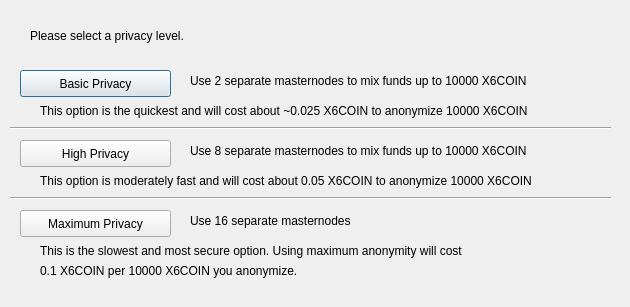
<?xml version="1.0" encoding="UTF-8"?>
<ui version="4.0">
 <class>ObfuscationConfig</class>
 <widget class="QDialog" name="ObfuscationConfig">
  <property name="geometry">
   <rect>
    <x>0</x>
    <y>0</y>
    <width>630</width>
    <height>307</height>
   </rect>
  </property>
  <property name="windowTitle">
   <string>Configure Obfuscation</string>
  </property>
  <widget class="QPushButton" name="buttonBasic">
   <property name="geometry">
    <rect>
     <x>20</x>
     <y>70</y>
     <width>151</width>
     <height>27</height>
    </rect>
   </property>
   <property name="text">
    <string>Basic Privacy</string>
   </property>
  </widget>
  <widget class="QPushButton" name="buttonHigh">
   <property name="geometry">
    <rect>
     <x>20</x>
     <y>140</y>
     <width>151</width>
     <height>27</height>
    </rect>
   </property>
   <property name="text">
    <string>High Privacy</string>
   </property>
  </widget>
  <widget class="QPushButton" name="buttonMax">
   <property name="geometry">
    <rect>
     <x>20</x>
     <y>210</y>
     <width>151</width>
     <height>27</height>
    </rect>
   </property>
   <property name="text">
    <string>Maximum Privacy</string>
   </property>
  </widget>
  <widget class="QLabel" name="label">
   <property name="geometry">
    <rect>
     <x>30</x>
     <y>20</y>
     <width>571</width>
     <height>31</height>
    </rect>
   </property>
   <property name="text">
    <string>Please select a privacy level.</string>
   </property>
  </widget>
  <widget class="QLabel" name="label_2">
   <property name="geometry">
    <rect>
     <x>190</x>
     <y>70</y>
     <width>421</width>
     <height>21</height>
    </rect>
   </property>
   <property name="text">
    <string>Use 2 separate masternodes to mix funds up to 10000 X6COIN</string>
   </property>
  </widget>
  <widget class="QLabel" name="label_3">
   <property name="geometry">
    <rect>
     <x>190</x>
     <y>140</y>
     <width>411</width>
     <height>21</height>
    </rect>
   </property>
   <property name="text">
    <string>Use 8 separate masternodes to mix funds up to 10000 X6COIN</string>
   </property>
  </widget>
  <widget class="QLabel" name="label_4">
   <property name="geometry">
    <rect>
     <x>190</x>
     <y>210</y>
     <width>421</width>
     <height>21</height>
    </rect>
   </property>
   <property name="text">
    <string>Use 16 separate masternodes</string>
   </property>
  </widget>
  <widget class="QLabel" name="label_6">
   <property name="geometry">
    <rect>
     <x>40</x>
     <y>100</y>
     <width>561</width>
     <height>21</height>
    </rect>
   </property>
   <property name="text">
    <string>This option is the quickest and will cost about ~0.025 X6COIN to anonymize 10000 X6COIN</string>
   </property>
  </widget>
  <widget class="QLabel" name="label_7">
   <property name="geometry">
    <rect>
     <x>40</x>
     <y>170</y>
     <width>561</width>
     <height>21</height>
    </rect>
   </property>
   <property name="text">
    <string>This option is moderately fast and will cost about 0.05 X6COIN to anonymize 10000 X6COIN</string>
   </property>
  </widget>
  <widget class="QLabel" name="label_8">
   <property name="geometry">
    <rect>
     <x>40</x>
     <y>240</y>
     <width>561</width>
     <height>21</height>
    </rect>
   </property>
   <property name="text">
    <string>This is the slowest and most secure option. Using maximum anonymity will cost</string>
   </property>
  </widget>
  <widget class="QLabel" name="label_9">
   <property name="geometry">
    <rect>
     <x>40</x>
     <y>260</y>
     <width>561</width>
     <height>21</height>
    </rect>
   </property>
   <property name="text">
    <string>0.1 X6COIN per 10000 X6COIN you anonymize.</string>
   </property>
  </widget>
  <widget class="Line" name="line">
   <property name="geometry">
    <rect>
     <x>10</x>
     <y>120</y>
     <width>601</width>
     <height>16</height>
    </rect>
   </property>
   <property name="orientation">
    <enum>Qt::Horizontal</enum>
   </property>
  </widget>
  <widget class="Line" name="line_2">
   <property name="geometry">
    <rect>
     <x>10</x>
     <y>190</y>
     <width>601</width>
     <height>16</height>
    </rect>
   </property>
   <property name="orientation">
    <enum>Qt::Horizontal</enum>
   </property>
  </widget>
 </widget>
 <resources/>
 <connections/>
</ui>
